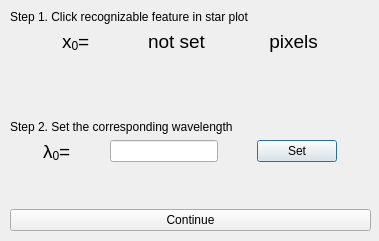
<?xml version="1.0" encoding="UTF-8"?>
<ui version="4.0">
 <class>StellarCalibrationDialog</class>
 <widget class="QDialog" name="StellarCalibrationDialog">
  <property name="geometry">
   <rect>
    <x>0</x>
    <y>0</y>
    <width>379</width>
    <height>241</height>
   </rect>
  </property>
  <property name="windowTitle">
   <string>Stellar Calibration</string>
  </property>
  <widget class="QWidget" name="verticalLayoutWidget">
   <property name="geometry">
    <rect>
     <x>10</x>
     <y>10</y>
     <width>361</width>
     <height>221</height>
    </rect>
   </property>
   <layout class="QVBoxLayout" name="verticalLayout">
    <item>
     <layout class="QVBoxLayout" name="verticalLayout_2">
      <item>
       <widget class="QLabel" name="label">
        <property name="text">
         <string>Step 1. Click recognizable feature in star plot</string>
        </property>
       </widget>
      </item>
      <item>
       <layout class="QHBoxLayout" name="horizontalLayout_2">
        <item>
         <widget class="QLabel" name="label_11">
          <property name="sizePolicy">
           <sizepolicy hsizetype="Fixed" vsizetype="Fixed">
            <horstretch>0</horstretch>
            <verstretch>0</verstretch>
           </sizepolicy>
          </property>
          <property name="text">
           <string>&lt;html&gt;&lt;head/&gt;&lt;body&gt;&lt;p&gt;&lt;span style=&quot; font-size:14pt;&quot;&gt;x&lt;/span&gt;&lt;span style=&quot; font-size:14pt; vertical-align:sub;&quot;&gt;0&lt;/span&gt;&lt;span style=&quot; font-size:14pt;&quot;&gt;=&lt;/span&gt;&lt;/p&gt;&lt;/body&gt;&lt;/html&gt;</string>
          </property>
         </widget>
        </item>
        <item>
         <widget class="QLabel" name="x0Star_label">
          <property name="sizePolicy">
           <sizepolicy hsizetype="Fixed" vsizetype="Fixed">
            <horstretch>0</horstretch>
            <verstretch>0</verstretch>
           </sizepolicy>
          </property>
          <property name="font">
           <font>
            <pointsize>14</pointsize>
           </font>
          </property>
          <property name="text">
           <string>not set</string>
          </property>
         </widget>
        </item>
        <item>
         <widget class="QLabel" name="label_3">
          <property name="sizePolicy">
           <sizepolicy hsizetype="Fixed" vsizetype="Fixed">
            <horstretch>0</horstretch>
            <verstretch>0</verstretch>
           </sizepolicy>
          </property>
          <property name="font">
           <font>
            <pointsize>14</pointsize>
           </font>
          </property>
          <property name="text">
           <string> pixels</string>
          </property>
         </widget>
        </item>
       </layout>
      </item>
     </layout>
    </item>
    <item>
     <spacer name="verticalSpacer_2">
      <property name="orientation">
       <enum>Qt::Vertical</enum>
      </property>
      <property name="sizeHint" stdset="0">
       <size>
        <width>20</width>
        <height>40</height>
       </size>
      </property>
     </spacer>
    </item>
    <item>
     <layout class="QVBoxLayout" name="verticalLayout_3">
      <item>
       <widget class="QLabel" name="label_2">
        <property name="text">
         <string>Step 2. Set the corresponding wavelength</string>
        </property>
       </widget>
      </item>
      <item>
       <layout class="QHBoxLayout" name="horizontalLayout">
        <item>
         <widget class="QLabel" name="label_10">
          <property name="sizePolicy">
           <sizepolicy hsizetype="Fixed" vsizetype="Fixed">
            <horstretch>0</horstretch>
            <verstretch>0</verstretch>
           </sizepolicy>
          </property>
          <property name="text">
           <string>&lt;html&gt;&lt;head/&gt;&lt;body&gt;&lt;p&gt;&lt;span style=&quot; font-size:14pt;&quot;&gt;λ&lt;/span&gt;&lt;span style=&quot; font-size:14pt; vertical-align:sub;&quot;&gt;0&lt;/span&gt;&lt;span style=&quot; font-size:14pt;&quot;&gt;=&lt;/span&gt;&lt;/p&gt;&lt;/body&gt;&lt;/html&gt;</string>
          </property>
         </widget>
        </item>
        <item>
         <widget class="QLineEdit" name="nm0Star_edit">
          <property name="sizePolicy">
           <sizepolicy hsizetype="Fixed" vsizetype="Fixed">
            <horstretch>0</horstretch>
            <verstretch>0</verstretch>
           </sizepolicy>
          </property>
         </widget>
        </item>
        <item>
         <widget class="QPushButton" name="nm0StarSet_button">
          <property name="sizePolicy">
           <sizepolicy hsizetype="Fixed" vsizetype="Fixed">
            <horstretch>0</horstretch>
            <verstretch>0</verstretch>
           </sizepolicy>
          </property>
          <property name="text">
           <string>Set</string>
          </property>
         </widget>
        </item>
       </layout>
      </item>
      <item>
       <spacer name="verticalSpacer">
        <property name="orientation">
         <enum>Qt::Vertical</enum>
        </property>
        <property name="sizeHint" stdset="0">
         <size>
          <width>20</width>
          <height>40</height>
         </size>
        </property>
       </spacer>
      </item>
      <item>
       <widget class="QPushButton" name="pushButton">
        <property name="text">
         <string>Continue</string>
        </property>
       </widget>
      </item>
     </layout>
    </item>
   </layout>
  </widget>
 </widget>
 <resources/>
 <connections/>
</ui>
